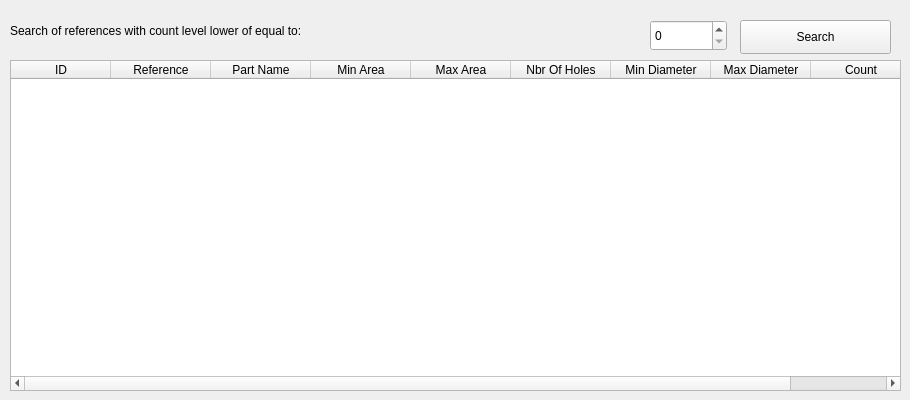
    <widget class="QWidget" name="tab">
     <attribute name="title">
      <string>Inventory Details</string>
     </attribute>
     <widget class="QTableWidget" name="table">
      <property name="geometry">
       <rect>
        <x>10</x>
        <y>60</y>
        <width>891</width>
        <height>331</height>
       </rect>
      </property>
      <property name="styleSheet">
       <string notr="true">font: 10pt &quot;Century Gothic&quot;;</string>
      </property>
      <column>
       <property name="text">
        <string>ID</string>
       </property>
      </column>
      <column>
       <property name="text">
        <string>Reference</string>
       </property>
      </column>
      <column>
       <property name="text">
        <string>Part Name</string>
       </property>
      </column>
      <column>
       <property name="text">
        <string>Min Area</string>
       </property>
      </column>
      <column>
       <property name="text">
        <string>Max Area</string>
       </property>
      </column>
      <column>
       <property name="text">
        <string>Nbr Of Holes</string>
       </property>
      </column>
      <column>
       <property name="text">
        <string>Min Diameter</string>
       </property>
      </column>
      <column>
       <property name="text">
        <string>Max Diameter</string>
       </property>
      </column>
      <column>
       <property name="text">
        <string>Count</string>
       </property>
      </column>
     </widget>
     <widget class="QLabel" name="label_2">
      <property name="geometry">
       <rect>
        <x>10</x>
        <y>20</y>
        <width>581</width>
        <height>21</height>
       </rect>
      </property>
      <property name="text">
       <string>Search of references with count level lower of equal to:</string>
      </property>
     </widget>
     <widget class="QSpinBox" name="count_filter_txt">
      <property name="geometry">
       <rect>
        <x>650</x>
        <y>20</y>
        <width>77</width>
        <height>31</height>
       </rect>
      </property>
     </widget>
     <widget class="QPushButton" name="search_btn">
      <property name="geometry">
       <rect>
        <x>740</x>
        <y>20</y>
        <width>151</width>
        <height>34</height>
       </rect>
      </property>
      <property name="styleSheet">
       <string notr="true">font: 12pt &quot;Century Gothic&quot;;</string>
      </property>
      <property name="text">
       <string>Search</string>
      </property>
     </widget>
    </widget>
